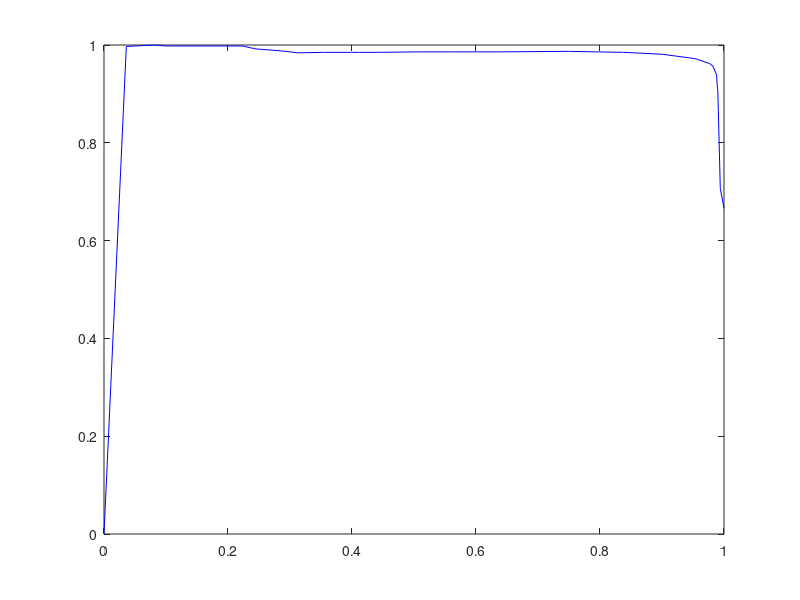

This chart was generated by the following MATLAB code:
precision = [0.666 0.707 0.907 0.918 0.939 0.957 0.962 0.965 0.972 0.981 0.985 0.987 ...
    0.986 0.986 0.986 0.985 0.985 0.985 0.984 0.988 0.992 0.998 ...
    0.998 0.998 1 0.997 0];
recall = [1 0.994 0.990 0.989 0.988 0.982 0.977 0.970 0.954 0.901 0.838 0.749 ...
    0.642 0.564 0.508 0.443 0.412 0.354 0.313 0.286 0.245 0.223 ...
    0.196 0.1 0.08 0.036 0];
precision = fliplr(precision);
recall = fliplr(recall);
plot(recall, precision, 'b');